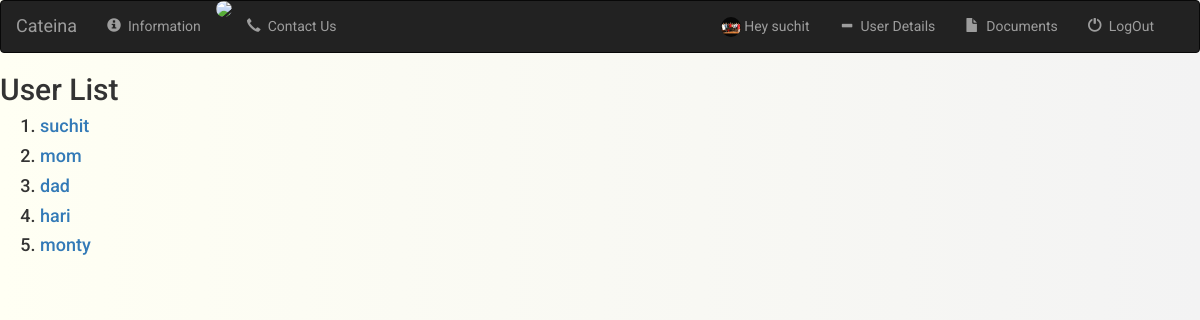
The page /users/details/ (signed in) on the database its author committed.
### users/models.py (models this page shows, shortened)
class CustomUser(AbstractUser):
    name = models.CharField(blank=True, max_length=255)
    GEN_CHOICE = (
        ('M', 'Male'),
        ('F', 'Female'),
    )
    gender = models.CharField(max_length=6, choices=GEN_CHOICE)
    SEC_CHOICE = (
    ('1', 'Best friends name'),
    ('2', 'Favourite food'),
    ('3', 'Pet\'s name'),
    )
    sq = models.TextField("Security Question", max_length=20, choices=SEC_CHOICE,default=False)
    sa = models.CharField("Security Answer", max_length=10)
    bd = models.DateField("Birth Date", auto_now=False, auto_now_add=False)
    phoneno = models.IntegerField(default=False)
    fname = models.CharField("First Name",blank=True, max_length=10)
    lname = models.CharField(blank=True, max_length=10)
    profpic = models.FileField(default='', upload_to="documents%Y%m%d")
    address = models.TextField(default='')

### users/views.py (the view)
# urls.py: url('details/', views.list, name='info'),
def list(request):
    users = CustomUser.objects.all()
    context = {
        'users': users
    }
    return render(request, 'contact.html', context=context)

### templates/contact.html
{% extends 'base.html' %}
{% block body %}
<body>
<h2>User List</h2>
<ol>
    {% for user in users %}
    <h4><li>
    <a href="{% url 'users:detailview' user.id %}">{{user.username}}</a>
    </li>
    </h4>
    {% endfor %}
</ol>
</body>
{% endblock %}

### templates/base.html (shortened to what this page needs)
<html lang="en">
<head>
     {% load staticfiles %}
    <link rel="stylesheet" href="https://maxcdn.bootstrapcdn.com/bootstrap/3.3.7/css/bootstrap.min.css">
    <link rel="stylesheet" type="text/css" href="{% static 'users/style.css' %}" />
</head>
<body>
<nav class="navbar navbar-inverse" >
        <div class="container-fluid">
            <div class="navbar-header">
                <a class="navbar-brand " href="">Cateina</a>
            </div>
            <div class="collapse navbar-collapse">
                <ul class="nav navbar-nav">
                    <li class="">
                        <a href="{% url 'users:info' %}">
                            <span class="glyphicon glyphicon-info-sign" aria-hidden="true"></span>&nbsp;
                            Information
                        </a>
                    </li>
                    <li>
                        <img src="file:///C:/Users/gupta/Desktop/CateinaLog.png">
                    </li>
                    <li>
                        <a href="">
                            <span class="glyphicon glyphicon-earphone" aria-hidden="true"></span>&nbsp;
                            Contact Us
                        </a>
                    </li>
                </ul>
                <div class="collapse navbar-collapse navbar-right">
                <ul class="nav navbar-nav">
                {% if user.is_authenticated %}
                    <li class="">
                        <a href="">
                            <img src="{{user.profpic.url}} " height="20px">
                            Hey {{ user.username }}
                        </a>
                    </li>
                    <li class="">
                        <a href="{% url 'users:detailview' user.id %}">
                            <span class="glyphicon glyphicon-minus" aria-hidden="true"></span>&nbsp;
                            User Details
                        </a>
                    </li>
                    <li>
                        <a href="{% url 'users:documents' user.id %}">
                            <span class="glyphicon glyphicon-file" aria-hidden="true"></span>&nbsp;
                            Documents
                        </a>
                    </li>
                    <li class="">
                        <a href="{% url 'logout' %}">
                            <span class="glyphicon glyphicon-off" aria-hidden="true"></span>&nbsp;
                            LogOut
                        </a>
                    </li>
                {% endif %}
                </ul>
            </div>
        </div>
        </div>
</nav>
{% load bootstrap4 %}
{% block body %}
{% endblock %}

### static/users/style.css (style rules this page uses)
body { background: #f3f3f3f3; background: -webkit-linear-gradient(right, #f3f3f3, #fffff2); background: -moz-linear-gradient(right, #f3f3f3, #fffff2); background: -o-linear-gradient(right, #f3f3f3, #fffff3); background: linear-gradient(to left, #f3f3f3, #fffff3); font-family: "Roboto", sans-serif; -webkit-font-smoothing: antialiased; -moz-osx-font-smoothing: grayscale; }
img { border-radius: 50% }

### rows shown on the page
CustomUser: profpic (picture), username "suchit"
CustomUser: username "mom"
CustomUser: username "dad"
CustomUser: username "hari"
CustomUser: username "monty"
